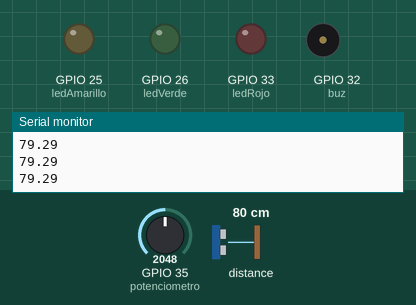
The sketch below on a simulated ESP32. On the bench: output pins drawn as LEDs (lit = HIGH), buzzer (waves = sounding), the last lines printed to the serial monitor. Wiring (inferred from the names in the program): ultrasonic range finder: trigger GPIO 2; echo GPIO 0. Dashed ring = blinking. Inputs (shaded band) come from the test bench; at power-on: distance to the obstacle 80 cm, GPIO 35 (potenciometro) = 2048. The echo pulse lasts 58.3 µs per cm; pins used as bus, display or sensor lines are not drawn.

Above: at 1.2 s.
1.3 s: distance to the obstacle set to 23 cm
2.8 s: distance to the obstacle set to 18 cm
At 3.5 s:
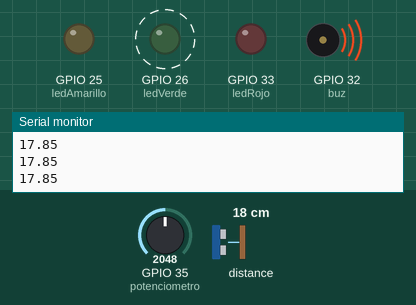
4.3 s: GPIO 35 (potenciometro) set to 4048
5.8 s: GPIO 35 (potenciometro) set to 4095
At 7.0 s:
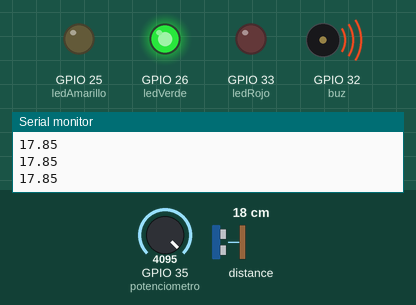
7.3 s: distance to the obstacle set to 12 cm
At 8.1 s:
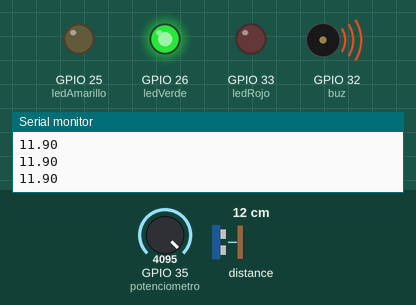
8.8 s: distance to the obstacle set to 9 cm
At 9.8 s:
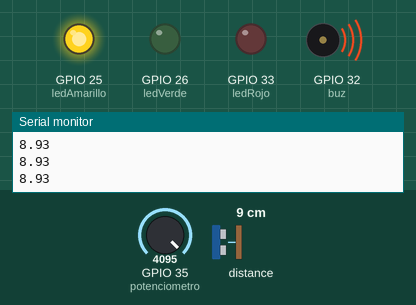
Timing chart, 0 to 11.4 s (numbered marks = the images above; inputs shaded):
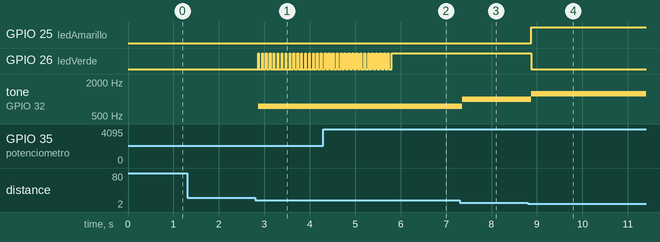

Measured:
- the behaviour switches between 21 and 20 cm on distance to the obstacle (found by bisection; images 0 and 1)
- the behaviour switches between 4094 and 4095 on GPIO 35 (potenciometro) (found by bisection; images 1 and 2)
- the behaviour switches between 11 and 10 cm on distance to the obstacle (found by bisection; images 3 and 4)
- after the input at 2.8 s, GPIO 26 (ledVerde): alternates HIGH for 0.01 s and LOW for 0.07 s, starting after 0.06 s; tone on GPIO 32 (buz): silent → 750 Hz after 0.06 s
- after the input at 5.8 s, GPIO 26 (ledVerde): goes on until 5.8 s, then stays HIGH
- after the input at 7.3 s, tone on GPIO 32 (buz): 750 Hz → 1000 Hz after 0.05 s
- after the input at 8.8 s, GPIO 25 (ledAmarillo): LOW → HIGH after 0.08 s; GPIO 26 (ledVerde): HIGH → LOW after 0.08 s; tone on GPIO 32 (buz): 1000 Hz → 1250 Hz after 0.08 s

The sketch:

proximidad_test.ino
```cpp
// Definición de pines
const int trigger = 2;
const int echo = 0;
const int buz = 32;
const int ledRojo = 33;
const int ledAmarillo = 25;
const int ledVerde = 26;
const int potenciometro = 35;  //ADC


// Variables
float tiempo;
float distancia;
unsigned long previousMillis = 0; //variable para almacenar el último tiempo registrado
int potValue = 0;
int pwmValue = 0;


void setup() {
  Serial.begin(115200);
  //configura el sensor de ultrasonido y el buzzer
  pinMode(trigger, OUTPUT);
  pinMode(echo, INPUT);
  pinMode(buz, OUTPUT);

  //configura los pines de salida para los LEDs
  pinMode(ledRojo, OUTPUT);
  pinMode(ledAmarillo, OUTPUT);
  pinMode(ledVerde, OUTPUT);
}


void loop() {
  distancia = medirDistancia();
  controlarBuzzer(distancia);
  encenderLed(distancia);

  // Enviar la distancia a través del puerto serie
  Serial.println(distancia);
}


//función para medir la distancia con el sensor de ultrasonido HC-SR04
float medirDistancia() {
  float sumaDistancias = 0;  //acumulador
  int numLecturas = 5; //número de lecturas a promediar (para mas precision en medidas)

  for (int i = 0; i < numLecturas; i++) {
    //enviamos un pulso al pin trigger
    digitalWrite(trigger, LOW);
    delayMicroseconds(5);
    digitalWrite(trigger, HIGH);
    delayMicroseconds(10);
    digitalWrite(trigger, LOW);

    //medimos el tiempo del eco
    tiempo = pulseIn(echo, HIGH);

    //calculamos la distancia en centímetros
    float distanciaCalculada = (tiempo * 0.034) / 2;   //0.034 es la velocidad del sonido en cm/µs
    sumaDistancias += distanciaCalculada;
    delay(10); //breve pausa entre lecturas
  }

  return sumaDistancias / numLecturas; //retorna el promedio
}


//función para controlar el buzzer en función de la distancia
void controlarBuzzer(float distancia) {
  unsigned long currentMillis = millis();

  //control de alerta por distancia
  //tone(pin, frecuencia)  --> cuanto mas lejos este, menor frecuencia (mas grave)
  //utiliza un temporizador para evitar que el buzzer suene continuamente y que suene mas rapido o lento
  //dependiendo de la distancia. Si la distancia está dentro de un rango específico, el buzzer emitirá un tono diferente.
  if (distancia <= 20 && distancia > 15) {
    if (currentMillis - previousMillis >= 300) {
      tone(buz, 750);
      previousMillis = currentMillis;
    }
  } else if (distancia <= 15 && distancia > 10) {
    if (currentMillis - previousMillis >= 250) {
      tone(buz, 1000);
      previousMillis = currentMillis;
    }
  } else if (distancia <= 10 && distancia > 8) {
    if (currentMillis - previousMillis >= 200) {
      tone(buz, 1250);
      previousMillis = currentMillis;
    }
  } else if (distancia <= 8 && distancia > 5) {
    if (currentMillis - previousMillis >= 150) {
      tone(buz, 1500);
      previousMillis = currentMillis;
    }
  } else if (distancia <= 5 && distancia > 3) {
    if (currentMillis - previousMillis >= 100) {
      tone(buz, 1750);
      previousMillis = currentMillis;
    }
  } else if (distancia <= 3) {
    if (currentMillis - previousMillis >= 50) {
      tone(buz, 2000);
      previousMillis = currentMillis;
    }
  } else {
    noTone(buz); //apaga el buzzer si no hay nada
  }
}


//función para controlar los LEDs según la distancia usando PWM manual
void encenderLed(float distancia) {
  //leer el valor del potenciómetro (de 0 a 4095)
  potValue = analogRead(potenciometro);

  //mapear el valor del potenciómetro a un rango PWM (de 0 a 255)
  pwmValue = map(potValue, 0, 4095, 0, 255);

  //implementación manual de PWM para los LEDs
  for (int i = 0; i < 255; i++) {
    if (i < pwmValue) {
      if (distancia <= 20 && distancia > 10) {
        //encender solo el LED verde
        digitalWrite(ledVerde, HIGH);
        digitalWrite(ledAmarillo, LOW);
        digitalWrite(ledRojo, LOW);
      }
      else if (distancia <= 10 && distancia > 4) {
        //encender solo el LED amarillo
        digitalWrite(ledAmarillo, HIGH);
        digitalWrite(ledVerde, LOW);
        digitalWrite(ledRojo, LOW);
      }
      else if (distancia <= 4) {
        //encender solo el LED rojo
        digitalWrite(ledRojo, HIGH);
        digitalWrite(ledAmarillo, LOW);
        digitalWrite(ledVerde, LOW);
      }
    } else {
      //apagar todos los LEDs
      digitalWrite(ledRojo, LOW);
      digitalWrite(ledAmarillo, LOW);
      digitalWrite(ledVerde, LOW);
    }
    delayMicroseconds(100); //controlar la frecuencia del ciclo PWM
  }
}
```
